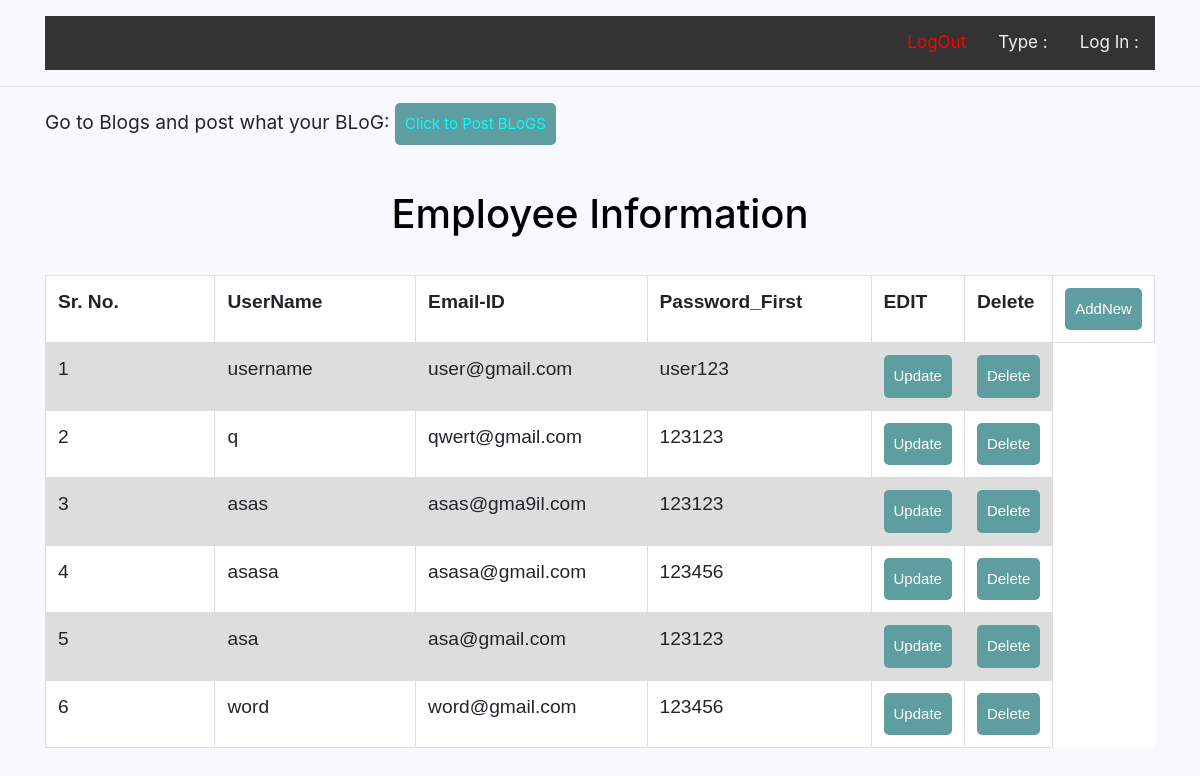
The page /User_list/ on the database its author committed.
### accounts/models.py (models this page shows, shortened)
class EmpInfo(models.Model):
    username = models.CharField(blank=False,max_length=25)
    email = models.EmailField(blank=False,max_length=25)
    password_first = models.CharField(blank=False, max_length=25)
    password_again = models.CharField(blank=False, max_length=25)

### accounts/views.py (the view)
# urls.py: path('User_list/', views.User_list.as_view(), name="User_list"),
class User_list(View):
    def get(self, request, *args, **kwargs):
        print('alla ka')
        empinfo = EmpInfo.objects.all()
        return render(request, "accounts/data.html", {'empdata':empinfo })

### accounts/templates/accounts/data.html (shortened to what this page needs)
{% load static %}
<!doctype html>
<html>
<head>
  <link rel="stylesheet" href="https://maxcdn.bootstrapcdn.com/bootstrap/4.5.0/css/bootstrap.min.css">
   <link rel="stylesheet" type="text/css" href="{%static 'EmployeeData/css/style.css' %} " >
</head>
  <body>
<div class="container mt-3">
    <div class="topnav">
        <a  name="user"> Log In : {{request.user.username }} </a>
        <a  name="user"> Type : {{request.user.first_name}} </a>
        <a href="{%url 'logout' %}"><font color="red">LogOut</font></a>
    </div>
    </div>
    <hr>
  <div class="container">
            <p>Go to Blogs and post what your BLoG:
      <button class="btn btn-secondary"><a href="{%url 'blog' %}"><font color="cyan">Click to Post BLoGS</font></a></button></p>
        </div>
    <br>
<div class="container">
    <table class="table" align="center" bgcolor="white"><font color="black"><center> <h1>Employee Information</h1></center></font><br>
    <tr class=" my-2 mx-2">
       <th class="my-2 mx-2">Sr. No. </th>
       <th> UserName </th>
       <th>Email-ID</th>
       <th>Password_First</th>
       <th>EDIT</th>
       <th>Delete</th>
        <th>
            <a href="{% url 'employee_insert' %}" class="btn btn-outline-success">
                     AddNew
            </a>
        </th>
    </tr>
    {% for stored_empData in empdata %}
    <tr>
        <td>{{ forloop.counter }}</td>
        <td>{{ stored_empData.username}}</td>
        <td>{{ stored_empData.email}}</td>
        <td>{{ stored_empData.password_first}}</td>
        <td><a class="btn btn-secondary" href="{% url 'update_order' stored_empData.id %}">Update</a></td>
        <td><a class="btn btn-danger" href="{% url 'delete_order' stored_empData.id  %}">Delete</a></td>
    </tr>
    {% endfor %}
    </table>
    </div>
  </body>
</html>

### accounts/static/accounts/CSS/style.css (style rules this page uses)
* { margin: 0px; padding: 0px; }
body { font-size: 120%; background: #F8F8FF; }
.btn { padding: 10px; font-size: 15px; color: white; background: #5F9EA0; border: none; border-radius: 5px; }
.topnav { background-color: #333; overflow: hidden; }
.topnav a { float: right; color: #f2f2f2; text-align: center; padding: 14px 16px; text-decoration: none; font-size: 17px; }
table { font-family: arial, sans-serif; border-collapse: collapse; text-align: center; width: 70%; }
td, th { border: 1px solid #dddddd; text-align: left; padding: 8px; width: 25%; }
tr:nth-child(even) { background-color: #dddddd; }

### rows shown on the page
EmpInfo: username "username", email "user@gmail.com", password_first "user123"
EmpInfo: username "q", email "qwert@gmail.com", password_first "123123"
EmpInfo: username "asas", email "asas@gma9il.com", password_first "123123"
EmpInfo: username "asasa", email "asasa@gmail.com", password_first "123456"
EmpInfo: username "asa", email "asa@gmail.com", password_first "123123"
EmpInfo: username "word", email "word@gmail.com", password_first "123456"
